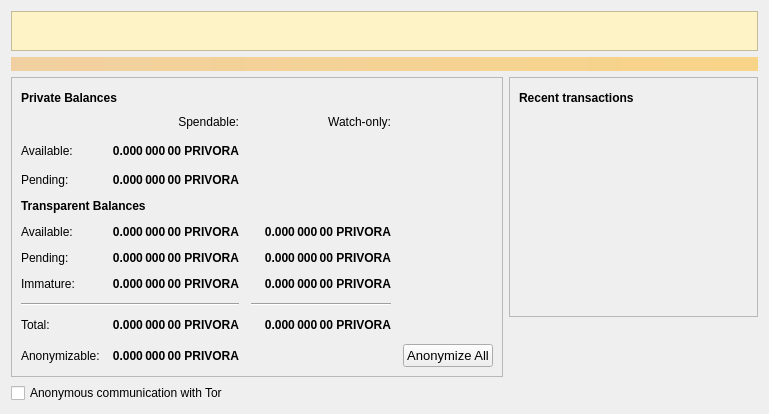
<?xml version="1.0" encoding="UTF-8"?>
<ui version="4.0">
 <class>OverviewPage</class>
 <widget class="QWidget" name="OverviewPage">
  <property name="geometry">
   <rect>
    <x>0</x>
    <y>0</y>
    <width>769</width>
    <height>407</height>
   </rect>
  </property>
  <property name="windowTitle">
   <string>Form</string>
  </property>
  <layout class="QVBoxLayout" name="topLayout">
   <item>
     <widget class="QFrame" name="warningFrame">
      <property name="frameShape">
       <enum>QFrame::StyledPanel</enum>
      </property>
      <property name="frameShadow">
       <enum>QFrame::Raised</enum>
      </property>
       <property name="styleSheet">
         <string>font-size: 14px; color: #92400E; background-color:#FEF3C7;</string>
       </property>
      <layout class="QHBoxLayout" name="warningLayout">
       <item>
        <spacer name="horizontalSpacer_warning1">
          <property name="orientation">
          <enum>Qt::Horizontal</enum>
          </property>
          <property name="sizeHint" stdset="0">
          <size>
          <width>20</width>
          <height>20</height>
          </size>
          </property>
        </spacer>
       </item>
       <item>
         <widget class="QLabel" name="textWarning1">
           <property name="text">
           <string> </string>
           </property>
           <property name="alignment">
             <set>Qt::AlignCenter</set>
           </property>
         </widget>
       </item>
       <item>
       <widget class="QPushButton" name="migrateButton">
         <property name="text">
         <string> Click here </string>
         </property>
         <property name="styleSheet">
          <string>padding-left: -60px; padding-right: -60px; font-weight: bold</string>
         </property>
       </widget>
       </item>
       <item>
         <widget class="QLabel" name="textWarning2">
           <property name="text">
           <string> </string>
           </property>
           <property name="alignment">
             <set>Qt::AlignCenter</set>
           </property>
         </widget>
       </item>
       <item>
        <spacer name="horizontalSpacer_warning2">
          <property name="orientation">
          <enum>Qt::Horizontal</enum>
          </property>
          <property name="sizeHint" stdset="0">
          <size>
          <width>40</width>
          <height>20</height>
          </size>
          </property>
        </spacer>
       </item>
      </layout>
      </widget>
   </item>
   <item>
    <widget class="QLabel" name="labelAlerts">
     <property name="visible">
      <bool>false</bool>
     </property>
     <property name="styleSheet">
      <string notr="true">QLabel { background-color: qlineargradient(x1: 0, y1: 0, x2: 1, y2: 0, stop:0 #F0D0A0, stop:1 #F8D488); color:#000000; }</string>
     </property>
     <property name="wordWrap">
      <bool>true</bool>
     </property>
     <property name="margin">
      <number>3</number>
     </property>
     <property name="textInteractionFlags">
      <set>Qt::TextSelectableByMouse</set>
     </property>
    </widget>
   </item>
   <item>
    <layout class="QHBoxLayout" name="horizontalLayout" stretch="1,1">
     <item>
      <layout class="QVBoxLayout" name="verticalLayout_2">
       <item>
        <widget class="QFrame" name="frame">
         <property name="frameShape">
          <enum>QFrame::StyledPanel</enum>
         </property>
         <property name="frameShadow">
          <enum>QFrame::Raised</enum>
         </property>
         <layout class="QVBoxLayout" name="verticalLayout_4">
          <item>
           <layout class="QHBoxLayout" name="horizontalLayout_4">
            <item>
             <widget class="QLabel" name="label_5">
              <property name="font">
               <font>
                <weight>75</weight>
                <bold>true</bold>
               </font>
              </property>
              <property name="text">
               <string>Private Balances</string>
              </property>
             </widget>
            </item>
            <item>
             <widget class="QPushButton" name="labelWalletStatus">
              <property name="enabled">
               <bool>true</bool>
              </property>
              <property name="maximumSize">
               <size>
                <width>30</width>
                <height>16777215</height>
               </size>
              </property>
              <property name="toolTip">
               <string>The displayed information may be out of date. Your wallet automatically synchronizes with the Privora network after a connection is established, but this process has not completed yet.</string>
              </property>
              <property name="text">
               <string/>
              </property>
              <property name="icon">
               <iconset resource="../privora.qrc">
                <normaloff>:/icons/warning</normaloff>
                <disabledoff>:/icons/warning</disabledoff>:/icons/warning</iconset>
              </property>
              <property name="iconSize">
               <size>
                <width>24</width>
                <height>24</height>
               </size>
              </property>
              <property name="flat">
               <bool>true</bool>
              </property>
             </widget>
            </item>
            <item>
             <spacer name="horizontalSpacer_3">
              <property name="orientation">
               <enum>Qt::Horizontal</enum>
              </property>
              <property name="sizeHint" stdset="0">
               <size>
                <width>40</width>
                <height>20</height>
               </size>
              </property>
             </spacer>
            </item>
           </layout>
          </item>
          <item>
           <layout class="QGridLayout" name="gridLayout">
            <property name="spacing">
             <number>12</number>
            </property>
            <item row="16" column="0">
             <widget class="QLabel" name="labelAnonymizableText">
              <property name="text">
               <string>Anonymizable:</string>
              </property>
             </widget>
            </item>
            <item row="2" column="3">
             <spacer name="horizontalSpacer_2">
              <property name="orientation">
               <enum>Qt::Horizontal</enum>
              </property>
              <property name="sizeHint" stdset="0">
               <size>
                <width>40</width>
                <height>20</height>
               </size>
              </property>
             </spacer>
            </item>
            <item row="6" column="0" colspan="2">
             <widget class="QLabel" name="label">
              <property name="font">
               <font>
                <weight>75</weight>
                <bold>true</bold>
               </font>
              </property>
              <property name="text">
               <string>Transparent Balances</string>
              </property>
             </widget>
            </item>
            <item row="16" column="1">
             <widget class="QLabel" name="labelAnonymizable">
              <property name="font">
               <font>
                <weight>75</weight>
                <bold>true</bold>
               </font>
              </property>
              <property name="text">
               <string>0.000 000 00 PRIVORA</string>
              </property>
              <property name="alignment">
               <set>Qt::AlignRight|Qt::AlignTrailing|Qt::AlignVCenter</set>
              </property>
             </widget>
            </item>
            <item row="11" column="2">
             <widget class="QLabel" name="labelWatchPending">
              <property name="font">
               <font>
                <weight>75</weight>
                <bold>true</bold>
               </font>
              </property>
              <property name="cursor">
               <cursorShape>IBeamCursor</cursorShape>
              </property>
              <property name="toolTip">
               <string>Unconfirmed transactions to watch-only addresses</string>
              </property>
              <property name="text">
               <string notr="true">0.000 000 00 PRIVORA</string>
              </property>
              <property name="alignment">
               <set>Qt::AlignRight|Qt::AlignTrailing|Qt::AlignVCenter</set>
              </property>
              <property name="textInteractionFlags">
               <set>Qt::LinksAccessibleByMouse|Qt::TextSelectableByKeyboard|Qt::TextSelectableByMouse</set>
              </property>
             </widget>
            </item>
            <item row="10" column="1">
             <widget class="QLabel" name="labelBalance">
              <property name="font">
               <font>
                <weight>75</weight>
                <bold>true</bold>
               </font>
              </property>
              <property name="cursor">
               <cursorShape>IBeamCursor</cursorShape>
              </property>
              <property name="toolTip">
               <string>Your current spendable balance</string>
              </property>
              <property name="text">
               <string notr="true">0.000 000 00 PRIVORA</string>
              </property>
              <property name="alignment">
               <set>Qt::AlignRight|Qt::AlignTrailing|Qt::AlignVCenter</set>
              </property>
              <property name="textInteractionFlags">
               <set>Qt::LinksAccessibleByMouse|Qt::TextSelectableByKeyboard|Qt::TextSelectableByMouse</set>
              </property>
             </widget>
            </item>
            <item row="0" column="1">
             <widget class="QLabel" name="labelSpendable">
              <property name="text">
               <string>Spendable:</string>
              </property>
              <property name="alignment">
               <set>Qt::AlignRight|Qt::AlignTrailing|Qt::AlignVCenter</set>
              </property>
             </widget>
            </item>
            <item row="10" column="2">
             <widget class="QLabel" name="labelWatchAvailable">
              <property name="font">
               <font>
                <weight>75</weight>
                <bold>true</bold>
               </font>
              </property>
              <property name="cursor">
               <cursorShape>IBeamCursor</cursorShape>
              </property>
              <property name="toolTip">
               <string>Your current balance in watch-only addresses</string>
              </property>
              <property name="text">
               <string notr="true">0.000 000 00 PRIVORA</string>
              </property>
              <property name="alignment">
               <set>Qt::AlignRight|Qt::AlignTrailing|Qt::AlignVCenter</set>
              </property>
              <property name="textInteractionFlags">
               <set>Qt::LinksAccessibleByMouse|Qt::TextSelectableByKeyboard|Qt::TextSelectableByMouse</set>
              </property>
             </widget>
            </item>
            <item row="11" column="0">
             <widget class="QLabel" name="labelPendingText">
              <property name="text">
               <string>Pending:</string>
              </property>
             </widget>
            </item>
            <item row="5" column="1">
             <widget class="QLabel" name="labelUnconfirmedPrivate">
              <property name="font">
               <font>
                <weight>75</weight>
                <bold>true</bold>
               </font>
              </property>
              <property name="cursor">
               <cursorShape>IBeamCursor</cursorShape>
              </property>
              <property name="toolTip">
               <string>Total of anonymize transactions that have yet to be confirmed, and do not yet count toward the spendable balance</string>
              </property>
              <property name="text">
               <string>0.000 000 00 PRIVORA</string>
              </property>
              <property name="alignment">
               <set>Qt::AlignRight|Qt::AlignTrailing|Qt::AlignVCenter</set>
              </property>
              <property name="textInteractionFlags">
               <set>Qt::LinksAccessibleByMouse|Qt::TextSelectableByKeyboard|Qt::TextSelectableByMouse</set>
              </property>
             </widget>
            </item>
            <item row="5" column="0">
             <widget class="QLabel" name="labelUnconfirmedPrivateText">
              <property name="text">
               <string>Pending:</string>
              </property>
             </widget>
            </item>
            <item row="13" column="2">
             <widget class="Line" name="lineWatchBalance">
              <property name="sizePolicy">
               <sizepolicy hsizetype="Preferred" vsizetype="Fixed">
                <horstretch>0</horstretch>
                <verstretch>0</verstretch>
               </sizepolicy>
              </property>
              <property name="minimumSize">
               <size>
                <width>140</width>
                <height>0</height>
               </size>
              </property>
              <property name="orientation">
               <enum>Qt::Horizontal</enum>
              </property>
             </widget>
            </item>
            <item row="15" column="0">
             <widget class="QLabel" name="labelTotalText">
              <property name="text">
               <string>Total:</string>
              </property>
             </widget>
            </item>
            <item row="0" column="2">
             <widget class="QLabel" name="labelWatchonly">
              <property name="text">
               <string>Watch-only:</string>
              </property>
              <property name="alignment">
               <set>Qt::AlignRight|Qt::AlignTrailing|Qt::AlignVCenter</set>
              </property>
             </widget>
            </item>
            <item row="10" column="0">
             <widget class="QLabel" name="labelBalanceText">
              <property name="text">
               <string>Available:</string>
              </property>
             </widget>
            </item>
            <item row="15" column="1">
             <widget class="QLabel" name="labelTotal">
              <property name="font">
               <font>
                <weight>75</weight>
                <bold>true</bold>
               </font>
              </property>
              <property name="cursor">
               <cursorShape>IBeamCursor</cursorShape>
              </property>
              <property name="toolTip">
               <string>Your current total balance</string>
              </property>
              <property name="text">
               <string notr="true">0.000 000 00 PRIVORA</string>
              </property>
              <property name="alignment">
               <set>Qt::AlignRight|Qt::AlignTrailing|Qt::AlignVCenter</set>
              </property>
              <property name="textInteractionFlags">
               <set>Qt::LinksAccessibleByMouse|Qt::TextSelectableByKeyboard|Qt::TextSelectableByMouse</set>
              </property>
             </widget>
            </item>
            <item row="15" column="2">
             <widget class="QLabel" name="labelWatchTotal">
              <property name="font">
               <font>
                <weight>75</weight>
                <bold>true</bold>
               </font>
              </property>
              <property name="cursor">
               <cursorShape>IBeamCursor</cursorShape>
              </property>
              <property name="toolTip">
               <string>Current total balance in watch-only addresses</string>
              </property>
              <property name="text">
               <string notr="true">0.000 000 00 PRIVORA</string>
              </property>
              <property name="alignment">
               <set>Qt::AlignRight|Qt::AlignTrailing|Qt::AlignVCenter</set>
              </property>
              <property name="textInteractionFlags">
               <set>Qt::LinksAccessibleByMouse|Qt::TextSelectableByKeyboard|Qt::TextSelectableByMouse</set>
              </property>
             </widget>
            </item>
            <item row="13" column="0" colspan="2">
             <widget class="Line" name="lineTotalBalance">
              <property name="orientation">
               <enum>Qt::Horizontal</enum>
              </property>
             </widget>
            </item>
            <item row="11" column="1">
             <widget class="QLabel" name="labelUnconfirmed">
              <property name="font">
               <font>
                <weight>75</weight>
                <bold>true</bold>
               </font>
              </property>
              <property name="cursor">
               <cursorShape>IBeamCursor</cursorShape>
              </property>
              <property name="toolTip">
               <string>Total of transactions that have yet to be confirmed, and do not yet count toward the spendable balance</string>
              </property>
              <property name="text">
               <string notr="true">0.000 000 00 PRIVORA</string>
              </property>
              <property name="alignment">
               <set>Qt::AlignRight|Qt::AlignTrailing|Qt::AlignVCenter</set>
              </property>
              <property name="textInteractionFlags">
               <set>Qt::LinksAccessibleByMouse|Qt::TextSelectableByKeyboard|Qt::TextSelectableByMouse</set>
              </property>
             </widget>
            </item>
            <item row="16" column="4">
             <widget class="QPushButton" name="anonymizeButton">
              <property name="sizePolicy">
               <sizepolicy hsizetype="Minimum" vsizetype="Minimum">
                <horstretch>0</horstretch>
                <verstretch>0</verstretch>
               </sizepolicy>
              </property>
              <property name="font">
               <font>
                <pointsize>10</pointsize>
               </font>
              </property>
              <property name="text">
               <string>Anonymize All</string>
              </property>
             </widget>
            </item>
            <item row="12" column="0">
             <widget class="QLabel" name="labelImmatureText">
              <property name="text">
               <string>Immature:</string>
              </property>
             </widget>
            </item>
            <item row="12" column="1">
             <widget class="QLabel" name="labelImmature">
              <property name="font">
               <font>
                <weight>75</weight>
                <bold>true</bold>
               </font>
              </property>
              <property name="cursor">
               <cursorShape>IBeamCursor</cursorShape>
              </property>
              <property name="toolTip">
               <string>Mined balance that has not yet matured</string>
              </property>
              <property name="text">
               <string notr="true">0.000 000 00 PRIVORA</string>
              </property>
              <property name="alignment">
               <set>Qt::AlignRight|Qt::AlignTrailing|Qt::AlignVCenter</set>
              </property>
              <property name="textInteractionFlags">
               <set>Qt::LinksAccessibleByMouse|Qt::TextSelectableByKeyboard|Qt::TextSelectableByMouse</set>
              </property>
             </widget>
            </item>
            <item row="12" column="2">
             <widget class="QLabel" name="labelWatchImmature">
              <property name="font">
               <font>
                <weight>75</weight>
                <bold>true</bold>
               </font>
              </property>
              <property name="cursor">
               <cursorShape>IBeamCursor</cursorShape>
              </property>
              <property name="toolTip">
               <string>Mined balance in watch-only addresses that has not yet matured</string>
              </property>
              <property name="text">
               <string notr="true">0.000 000 00 PRIVORA</string>
              </property>
              <property name="alignment">
               <set>Qt::AlignRight|Qt::AlignTrailing|Qt::AlignVCenter</set>
              </property>
              <property name="textInteractionFlags">
               <set>Qt::LinksAccessibleByMouse|Qt::TextSelectableByKeyboard|Qt::TextSelectableByMouse</set>
              </property>
             </widget>
            </item>
            <item row="2" column="0">
             <widget class="QLabel" name="labelPrivateText">
              <property name="text">
               <string>Available:</string>
              </property>
             </widget>
            </item>
            <item row="2" column="1">
             <widget class="QLabel" name="labelPrivate">
              <property name="font">
               <font>
                <weight>75</weight>
                <bold>true</bold>
               </font>
              </property>
              <property name="cursor">
               <cursorShape>IBeamCursor</cursorShape>
              </property>
              <property name="toolTip">
               <string>Your current spendable anonymized balance</string>
              </property>
              <property name="text">
               <string>0.000 000 00 PRIVORA</string>
              </property>
              <property name="alignment">
               <set>Qt::AlignRight|Qt::AlignTrailing|Qt::AlignVCenter</set>
              </property>
              <property name="textInteractionFlags">
               <set>Qt::LinksAccessibleByMouse|Qt::TextSelectableByKeyboard|Qt::TextSelectableByMouse</set>
              </property>
             </widget>
            </item>
           </layout>
          </item>
         </layout>
        </widget>
       </item>
       <item>
        <spacer name="verticalSpacer">
         <property name="orientation">
          <enum>Qt::Vertical</enum>
         </property>
         <property name="sizeHint" stdset="0">
          <size>
           <width>20</width>
           <height>40</height>
          </size>
         </property>
        </spacer>
       </item>
       <item>
        <widget class="QCheckBox" name="checkboxEnabledTor">
         <property name="enabled">
          <bool>true</bool>
         </property>
         <property name="text">
          <string>Anonymous communication with Tor</string>
         </property>
         <property name="checked">
          <bool>false</bool>
         </property>
        </widget>
       </item>
      </layout>
     </item>
     <item>
      <layout class="QVBoxLayout" name="verticalLayout_3">
       <item>
        <widget class="QFrame" name="frame_2">
         <property name="frameShape">
          <enum>QFrame::StyledPanel</enum>
         </property>
         <property name="frameShadow">
          <enum>QFrame::Raised</enum>
         </property>
         <layout class="QVBoxLayout" name="verticalLayout">
          <item>
           <layout class="QHBoxLayout" name="horizontalLayout_2">
            <item>
             <widget class="QLabel" name="label_4">
              <property name="font">
               <font>
                <weight>75</weight>
                <bold>true</bold>
               </font>
              </property>
              <property name="text">
               <string>Recent transactions</string>
              </property>
             </widget>
            </item>
            <item>
             <widget class="QPushButton" name="labelTransactionsStatus">
              <property name="enabled">
               <bool>true</bool>
              </property>
              <property name="maximumSize">
               <size>
                <width>30</width>
                <height>16777215</height>
               </size>
              </property>
              <property name="toolTip">
               <string>The displayed information may be out of date. Your wallet automatically synchronizes with the Privora network after a connection is established, but this process has not completed yet.</string>
              </property>
              <property name="text">
               <string/>
              </property>
              <property name="icon">
               <iconset resource="../privora.qrc">
                <normaloff>:/icons/warning</normaloff>
                <disabledoff>:/icons/warning</disabledoff>:/icons/warning</iconset>
              </property>
              <property name="iconSize">
               <size>
                <width>24</width>
                <height>24</height>
               </size>
              </property>
              <property name="flat">
               <bool>true</bool>
              </property>
             </widget>
            </item>
            <item>
             <spacer name="horizontalSpacer">
              <property name="orientation">
               <enum>Qt::Horizontal</enum>
              </property>
              <property name="sizeHint" stdset="0">
               <size>
                <width>40</width>
                <height>20</height>
               </size>
              </property>
             </spacer>
            </item>
           </layout>
          </item>
          <item>
           <widget class="QListView" name="listTransactions">
            <property name="styleSheet">
             <string notr="true">QListView { background: transparent; }</string>
            </property>
            <property name="frameShape">
             <enum>QFrame::NoFrame</enum>
            </property>
            <property name="verticalScrollBarPolicy">
             <enum>Qt::ScrollBarAlwaysOff</enum>
            </property>
            <property name="horizontalScrollBarPolicy">
             <enum>Qt::ScrollBarAlwaysOff</enum>
            </property>
            <property name="selectionMode">
             <enum>QAbstractItemView::NoSelection</enum>
            </property>
           </widget>
          </item>
         </layout>
        </widget>
       </item>
        <item>
        <spacer name="verticalSpacer_2">
         <property name="orientation">
          <enum>Qt::Vertical</enum>
         </property>
         <property name="sizeHint" stdset="0">
          <size>
           <width>20</width>
           <height>40</height>
          </size>
         </property>
        </spacer>
       </item>
      </layout>
     </item>
    </layout>
   </item>
  </layout>
 </widget>
 <resources>
  <include location="../privora.qrc"/>
 </resources>
 <connections/>
</ui>
